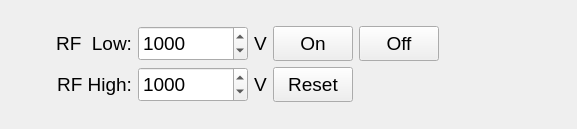
<?xml version="1.0" encoding="UTF-8"?>
<ui version="4.0">
 <class>MainWindow</class>
 <widget class="QMainWindow" name="MainWindow">
  <property name="geometry">
   <rect>
    <x>0</x>
    <y>0</y>
    <width>577</width>
    <height>129</height>
   </rect>
  </property>
  <property name="sizePolicy">
   <sizepolicy hsizetype="Maximum" vsizetype="Preferred">
    <horstretch>0</horstretch>
    <verstretch>0</verstretch>
   </sizepolicy>
  </property>
  <property name="maximumSize">
   <size>
    <width>577</width>
    <height>129</height>
   </size>
  </property>
  <property name="font">
   <font>
    <pointsize>12</pointsize>
   </font>
  </property>
  <property name="windowTitle">
   <string>Emittance Plot Processing</string>
  </property>
  <property name="windowIcon">
   <iconset>
    <normaloff>icon.png</normaloff>icon.png</iconset>
  </property>
  <widget class="QWidget" name="centralwidget">
   <property name="sizePolicy">
    <sizepolicy hsizetype="Maximum" vsizetype="Preferred">
     <horstretch>0</horstretch>
     <verstretch>0</verstretch>
    </sizepolicy>
   </property>
   <layout class="QVBoxLayout" name="verticalLayout">
    <item>
     <layout class="QGridLayout" name="gridLayout_7">
      <property name="leftMargin">
       <number>12</number>
      </property>
      <property name="topMargin">
       <number>12</number>
      </property>
      <property name="rightMargin">
       <number>12</number>
      </property>
      <property name="bottomMargin">
       <number>12</number>
      </property>
      <item row="1" column="1">
       <widget class="QSpinBox" name="spinBox_2">
        <property name="sizePolicy">
         <sizepolicy hsizetype="Minimum" vsizetype="Fixed">
          <horstretch>0</horstretch>
          <verstretch>0</verstretch>
         </sizepolicy>
        </property>
        <property name="minimumSize">
         <size>
          <width>0</width>
          <height>35</height>
         </size>
        </property>
        <property name="maximumSize">
         <size>
          <width>16777215</width>
          <height>35</height>
         </size>
        </property>
        <property name="font">
         <font>
          <pointsize>14</pointsize>
         </font>
        </property>
        <property name="keyboardTracking">
         <bool>false</bool>
        </property>
        <property name="maximum">
         <number>9999</number>
        </property>
        <property name="singleStep">
         <number>50</number>
        </property>
        <property name="value">
         <number>1000</number>
        </property>
       </widget>
      </item>
      <item row="0" column="4">
       <widget class="QPushButton" name="pushButton_4">
        <property name="sizePolicy">
         <sizepolicy hsizetype="Maximum" vsizetype="Fixed">
          <horstretch>0</horstretch>
          <verstretch>0</verstretch>
         </sizepolicy>
        </property>
        <property name="minimumSize">
         <size>
          <width>0</width>
          <height>35</height>
         </size>
        </property>
        <property name="maximumSize">
         <size>
          <width>16777215</width>
          <height>35</height>
         </size>
        </property>
        <property name="font">
         <font>
          <pointsize>14</pointsize>
         </font>
        </property>
        <property name="text">
         <string>Off</string>
        </property>
        <property name="checkable">
         <bool>false</bool>
        </property>
       </widget>
      </item>
      <item row="0" column="2">
       <widget class="QLabel" name="label_3">
        <property name="sizePolicy">
         <sizepolicy hsizetype="Maximum" vsizetype="Fixed">
          <horstretch>0</horstretch>
          <verstretch>0</verstretch>
         </sizepolicy>
        </property>
        <property name="minimumSize">
         <size>
          <width>0</width>
          <height>35</height>
         </size>
        </property>
        <property name="maximumSize">
         <size>
          <width>16777215</width>
          <height>35</height>
         </size>
        </property>
        <property name="font">
         <font>
          <pointsize>14</pointsize>
         </font>
        </property>
        <property name="text">
         <string>V</string>
        </property>
       </widget>
      </item>
      <item row="0" column="1">
       <widget class="QSpinBox" name="spinBox_1">
        <property name="sizePolicy">
         <sizepolicy hsizetype="Minimum" vsizetype="Fixed">
          <horstretch>0</horstretch>
          <verstretch>0</verstretch>
         </sizepolicy>
        </property>
        <property name="minimumSize">
         <size>
          <width>0</width>
          <height>35</height>
         </size>
        </property>
        <property name="maximumSize">
         <size>
          <width>16777215</width>
          <height>35</height>
         </size>
        </property>
        <property name="font">
         <font>
          <pointsize>14</pointsize>
         </font>
        </property>
        <property name="keyboardTracking">
         <bool>false</bool>
        </property>
        <property name="maximum">
         <number>9999</number>
        </property>
        <property name="singleStep">
         <number>50</number>
        </property>
        <property name="value">
         <number>1000</number>
        </property>
       </widget>
      </item>
      <item row="0" column="0">
       <widget class="QLabel" name="label_1">
        <property name="sizePolicy">
         <sizepolicy hsizetype="Minimum" vsizetype="Fixed">
          <horstretch>0</horstretch>
          <verstretch>0</verstretch>
         </sizepolicy>
        </property>
        <property name="minimumSize">
         <size>
          <width>0</width>
          <height>35</height>
         </size>
        </property>
        <property name="maximumSize">
         <size>
          <width>16777215</width>
          <height>35</height>
         </size>
        </property>
        <property name="font">
         <font>
          <pointsize>14</pointsize>
         </font>
        </property>
        <property name="text">
         <string>RF  Low:</string>
        </property>
        <property name="alignment">
         <set>Qt::AlignRight|Qt::AlignTrailing|Qt::AlignVCenter</set>
        </property>
        <property name="buddy">
         <cstring>spinBox_2</cstring>
        </property>
       </widget>
      </item>
      <item row="0" column="3">
       <widget class="QPushButton" name="pushButton_3">
        <property name="sizePolicy">
         <sizepolicy hsizetype="Maximum" vsizetype="Fixed">
          <horstretch>0</horstretch>
          <verstretch>0</verstretch>
         </sizepolicy>
        </property>
        <property name="minimumSize">
         <size>
          <width>0</width>
          <height>35</height>
         </size>
        </property>
        <property name="maximumSize">
         <size>
          <width>16777215</width>
          <height>35</height>
         </size>
        </property>
        <property name="font">
         <font>
          <pointsize>14</pointsize>
         </font>
        </property>
        <property name="text">
         <string>On</string>
        </property>
        <property name="checkable">
         <bool>false</bool>
        </property>
       </widget>
      </item>
      <item row="1" column="0">
       <widget class="QLabel" name="label_2">
        <property name="sizePolicy">
         <sizepolicy hsizetype="Minimum" vsizetype="Fixed">
          <horstretch>0</horstretch>
          <verstretch>0</verstretch>
         </sizepolicy>
        </property>
        <property name="minimumSize">
         <size>
          <width>0</width>
          <height>35</height>
         </size>
        </property>
        <property name="maximumSize">
         <size>
          <width>16777215</width>
          <height>35</height>
         </size>
        </property>
        <property name="font">
         <font>
          <pointsize>14</pointsize>
         </font>
        </property>
        <property name="text">
         <string>RF High:</string>
        </property>
        <property name="alignment">
         <set>Qt::AlignRight|Qt::AlignTrailing|Qt::AlignVCenter</set>
        </property>
        <property name="buddy">
         <cstring>spinBox_1</cstring>
        </property>
       </widget>
      </item>
      <item row="1" column="2">
       <widget class="QLabel" name="label_4">
        <property name="sizePolicy">
         <sizepolicy hsizetype="Maximum" vsizetype="Fixed">
          <horstretch>0</horstretch>
          <verstretch>0</verstretch>
         </sizepolicy>
        </property>
        <property name="minimumSize">
         <size>
          <width>0</width>
          <height>35</height>
         </size>
        </property>
        <property name="maximumSize">
         <size>
          <width>16777215</width>
          <height>35</height>
         </size>
        </property>
        <property name="font">
         <font>
          <pointsize>14</pointsize>
         </font>
        </property>
        <property name="text">
         <string>V</string>
        </property>
       </widget>
      </item>
      <item row="1" column="3">
       <widget class="QPushButton" name="pushButton_5">
        <property name="sizePolicy">
         <sizepolicy hsizetype="Maximum" vsizetype="Fixed">
          <horstretch>0</horstretch>
          <verstretch>0</verstretch>
         </sizepolicy>
        </property>
        <property name="minimumSize">
         <size>
          <width>0</width>
          <height>35</height>
         </size>
        </property>
        <property name="maximumSize">
         <size>
          <width>16777215</width>
          <height>35</height>
         </size>
        </property>
        <property name="font">
         <font>
          <pointsize>14</pointsize>
         </font>
        </property>
        <property name="text">
         <string>Reset</string>
        </property>
        <property name="checkable">
         <bool>false</bool>
        </property>
       </widget>
      </item>
      <item row="0" column="5">
       <widget class="QPushButton" name="pushButton_1">
        <property name="enabled">
         <bool>true</bool>
        </property>
        <property name="sizePolicy">
         <sizepolicy hsizetype="Minimum" vsizetype="Fixed">
          <horstretch>0</horstretch>
          <verstretch>0</verstretch>
         </sizepolicy>
        </property>
        <property name="minimumSize">
         <size>
          <width>0</width>
          <height>35</height>
         </size>
        </property>
        <property name="maximumSize">
         <size>
          <width>16777215</width>
          <height>35</height>
         </size>
        </property>
        <property name="font">
         <font>
          <pointsize>14</pointsize>
         </font>
        </property>
        <property name="styleSheet">
         <string notr="true">QPushButton {
    border-style: outset;
}
</string>
        </property>
        <property name="text">
         <string notr="true"/>
        </property>
        <property name="icon">
         <iconset>
          <normaloff>leds/images48/ledred.png</normaloff>
          <normalon>leds/images48/ledgreen.png</normalon>leds/images48/ledred.png</iconset>
        </property>
        <property name="iconSize">
         <size>
          <width>36</width>
          <height>36</height>
         </size>
        </property>
        <property name="checkable">
         <bool>true</bool>
        </property>
        <property name="checked">
         <bool>false</bool>
        </property>
        <property name="autoDefault">
         <bool>true</bool>
        </property>
        <property name="default">
         <bool>false</bool>
        </property>
        <property name="flat">
         <bool>true</bool>
        </property>
       </widget>
      </item>
      <item row="1" column="5">
       <widget class="QPushButton" name="pushButton_2">
        <property name="enabled">
         <bool>false</bool>
        </property>
        <property name="sizePolicy">
         <sizepolicy hsizetype="Minimum" vsizetype="Fixed">
          <horstretch>0</horstretch>
          <verstretch>0</verstretch>
         </sizepolicy>
        </property>
        <property name="minimumSize">
         <size>
          <width>0</width>
          <height>35</height>
         </size>
        </property>
        <property name="maximumSize">
         <size>
          <width>16777215</width>
          <height>35</height>
         </size>
        </property>
        <property name="font">
         <font>
          <pointsize>14</pointsize>
         </font>
        </property>
        <property name="styleSheet">
         <string notr="true">QPushButton {
    border-style: outset;
}
</string>
        </property>
        <property name="text">
         <string notr="true"/>
        </property>
        <property name="icon">
         <iconset>
          <normaloff>leds/images48/ledred.png</normaloff>
          <normalon>leds/images48/ledgreen.png</normalon>leds/images48/ledred.png</iconset>
        </property>
        <property name="iconSize">
         <size>
          <width>36</width>
          <height>36</height>
         </size>
        </property>
        <property name="checkable">
         <bool>true</bool>
        </property>
        <property name="checked">
         <bool>true</bool>
        </property>
        <property name="autoDefault">
         <bool>true</bool>
        </property>
        <property name="default">
         <bool>false</bool>
        </property>
        <property name="flat">
         <bool>true</bool>
        </property>
       </widget>
      </item>
     </layout>
    </item>
   </layout>
  </widget>
  <action name="actionOpen">
   <property name="text">
    <string>Open</string>
   </property>
   <property name="font">
    <font>
     <family>Tahoma</family>
     <pointsize>10</pointsize>
    </font>
   </property>
  </action>
  <action name="actionQuit">
   <property name="text">
    <string>Quit</string>
   </property>
  </action>
  <action name="actionPlot">
   <property name="checkable">
    <bool>true</bool>
   </property>
   <property name="checked">
    <bool>true</bool>
   </property>
   <property name="text">
    <string>Plot</string>
   </property>
  </action>
  <action name="actionLog">
   <property name="checkable">
    <bool>true</bool>
   </property>
   <property name="text">
    <string>Log</string>
   </property>
  </action>
  <action name="actionParameters">
   <property name="checkable">
    <bool>true</bool>
   </property>
   <property name="text">
    <string>Parameters</string>
   </property>
  </action>
  <action name="actionAbout">
   <property name="text">
    <string>About</string>
   </property>
  </action>
 </widget>
 <resources/>
 <connections/>
 <designerdata>
  <property name="gridDeltaX">
   <number>10</number>
  </property>
  <property name="gridDeltaY">
   <number>10</number>
  </property>
  <property name="gridSnapX">
   <bool>true</bool>
  </property>
  <property name="gridSnapY">
   <bool>true</bool>
  </property>
  <property name="gridVisible">
   <bool>true</bool>
  </property>
 </designerdata>
</ui>
